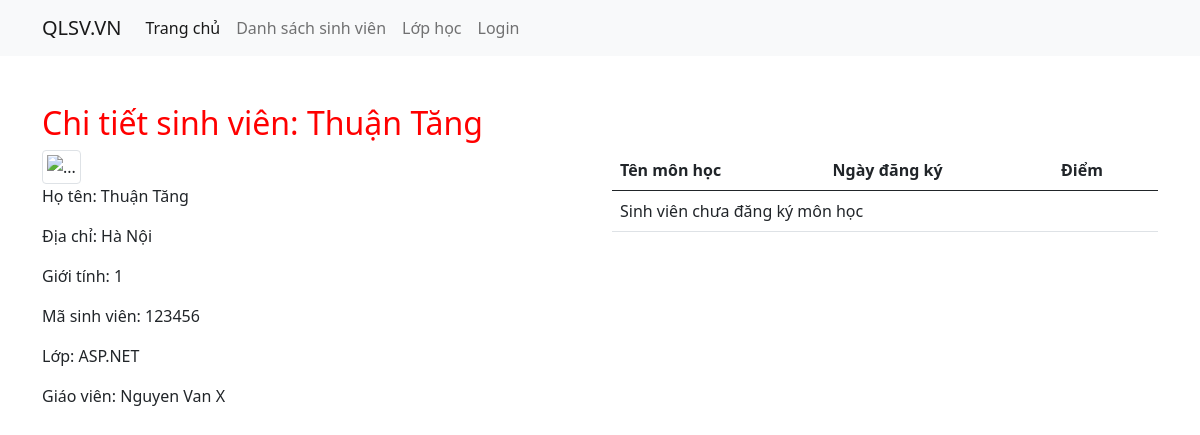
Page /sinhvien/1 on the earlier database version.
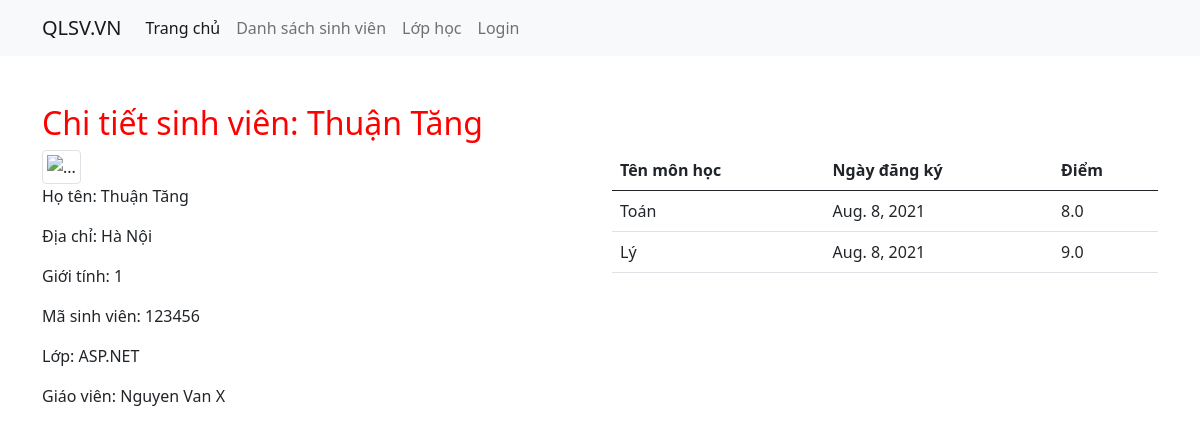
Same page on the later database version.
### students/models.py (models this page shows)
class SubjectRegistration(models.Model):
    student = models.ForeignKey(Student, on_delete=models.CASCADE, verbose_name="Sinh viên")
    subject = models.ForeignKey(Subject, on_delete=models.CASCADE, verbose_name="Môn học")
    reg_at = models.DateField(null=True, verbose_name="Ngày đăng ký")
    score = models.FloatField(default=0, verbose_name="Điểm trung bình")
    def __str__(self):
        return str(self.student) + " - " + str(self.subject)

class Subject(models.Model):
    name = models.CharField(max_length=255)
    def __str__(self) -> str:
        return self.name

### students/views.py (the view)
# urls.py: path('<int:student_id>', views.show, name='show'), #students/
def show(request, student_id):
    try:
        student = Student.objects.get(pk=student_id)
    except Student.DoesNotExist:
        raise Http404("Sinh viên không tồn tại")
    subjectRegistrations = SubjectRegistration.objects.filter(student=student)
    slugGenerate = slugify(student.name)
    print(slugGenerate)
    data = {
        "student": student,
        "subjectRegistrations": subjectRegistrations,
    }
    print(subjectRegistrations)
    return render(request, 'students/show.html', data)

### students/models.py (called while the page is built)
    def __str__(self) -> str:
        return self.name

### students/templates/students/show.html (shortened to what this page needs)
{% extends 'students/base.html' %}
{% block content %}
      <h2>Chi tiết sinh viên: {{ student.name }}</h2>
      <div class="row">
          <div class="col col-sm-6">
            <img style="width:100px" src="https://i.pinimg.com/736x/64/81/22/6481225432795d8cdf48f0f85800cf66.jpg" class="img-thumbnail" alt="...">
            <p>Họ tên: {{ student.name }}</p>
            <p>Địa chỉ: {{ student.address }}</p>
            <p>Giới tính: {{ student.gender }}</p>
            <p>Mã sinh viên: {{ student.student_code }}</p>
            <p>Lớp: {{ student.class_model.name }}</p>
            <p>Giáo viên: {{ student.class_model.teacher_name }}</p>
          </div>
          <div class="col col-sm-6">
            <table class="table">
            <thead>
              <tr>
                <th scope="col">Tên môn học</th>
                <th scope="col">Ngày đăng ký</th>
                <th scope="col">Điểm</th>
              </tr>
            </thead>
            <tbody>
            {% if subjectRegistrations.count > 0 %}
              {% for subjectRegistration in subjectRegistrations %}
                <tr>
                  <td>{{ subjectRegistration.subject.name }}</td>
                  <td>{{ subjectRegistration.reg_at }}</td>
                  <td>{{ subjectRegistration.score }}</td>
                </tr>
              {% endfor %}
            {% else %}
              <tr>
                <td colspan="3">Sinh viên chưa đăng ký môn học</td>
              </tr>
            {% endif %}
            </tbody>
          </table>
          </div>
      </div>
    </div>
{% endblock content %}

Differences in the rows shown:
added SubjectRegistration: subject.name "Toán", reg_at "Aug. 8, 2021", score "8.0"
added SubjectRegistration: subject.name "Lý", reg_at "Aug. 8, 2021", score "9.0"
Other differences:
text no longer shown: "Sinh viên chưa đăng ký môn học"
